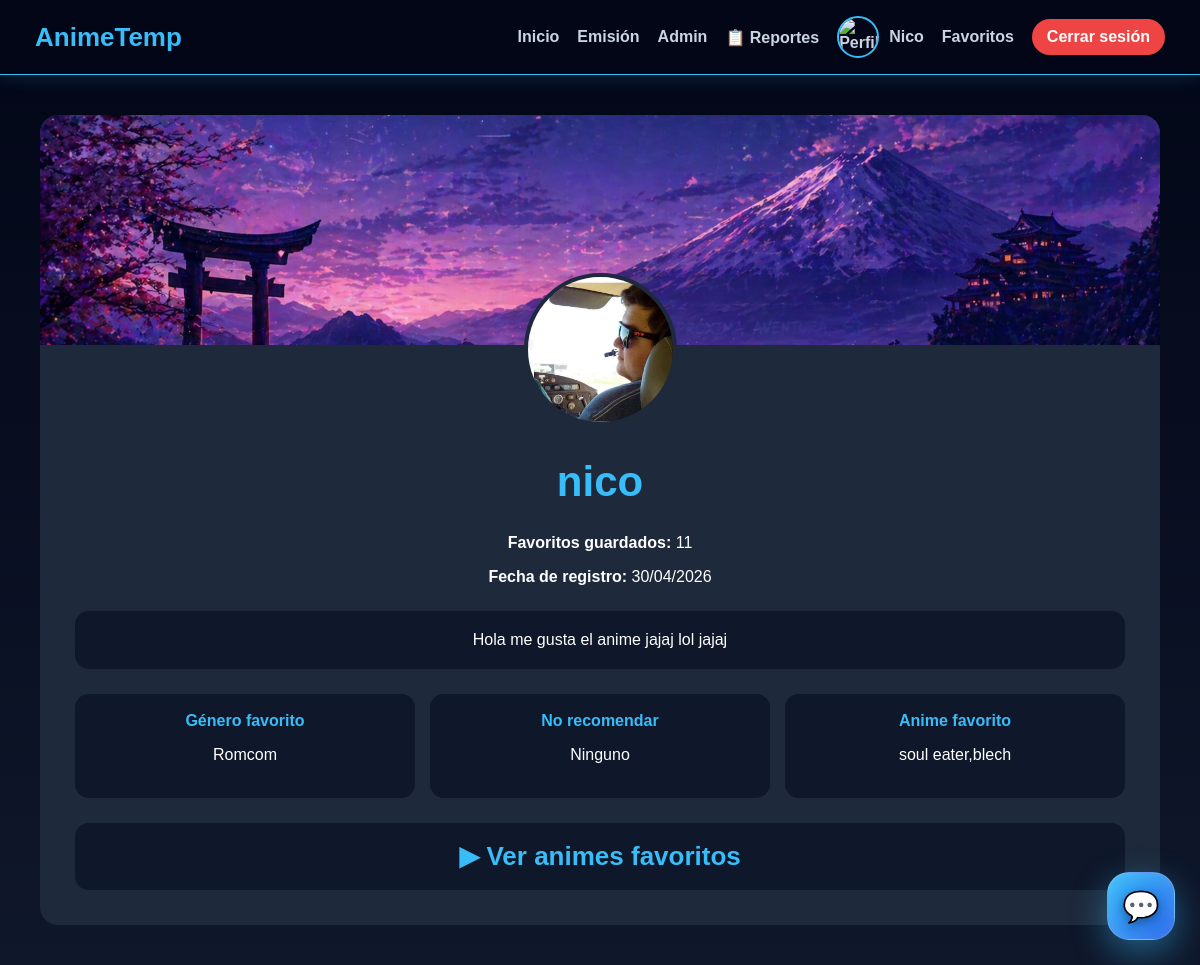
/perfil/2/ (signed in), run on the app's committed database.
### catalogo/models.py (models this page shows, shortened)
class PerfilUsuario(models.Model):
    usuario = models.OneToOneField(User, on_delete=models.CASCADE)
    foto_perfil = models.ImageField(
        upload_to="perfiles/fotos/",
        blank=True,
        null=True
    )
    fondo_perfil = models.ImageField(
        upload_to="perfiles/fondos/",
        blank=True,
        null=True
    )
    bio = models.TextField(blank=True, null=True)
    genero_favorito = models.CharField(
        max_length=100,
        blank=True,
        null=True
    )
    genero_no_recomendado = models.CharField(
        max_length=100,
        blank=True,
        null=True
    )
    anime_favorito = models.CharField(
        max_length=200,
        blank=True,
        null=True
    )
    experiencia = models.IntegerField(default=0)
    nivel = models.IntegerField(default=1)

### catalogo/views.py (the view)
# urls.py: path('perfil/<int:usuario_id>/', views.perfil_publico, name='perfil_publico'),
@login_required
def perfil_publico(request, usuario_id):
    usuario_perfil = get_object_or_404(User, id=usuario_id)
    perfil_usuario, creado = PerfilUsuario.objects.get_or_create(
        usuario=usuario_perfil
    )
    favoritos = Favorito.objects.filter(usuario=usuario_perfil)
    favoritos_count = favoritos.count()
    return render(
        request,
        "catalogo/perfil_publico.html",
        {
            "usuario_perfil": usuario_perfil,
            "perfil_usuario": perfil_usuario,
            "favoritos": favoritos,
            "favoritos_count": favoritos_count,
        },
    )

### catalogo/templates/catalogo/perfil_publico.html (shortened to what this page needs)
{% extends "catalogo/base.html" %}
{% block contenido %}
<div class="perfil-card">
    <div class="perfil-fondo"
        style="background-image: url('{% if perfil_usuario.fondo_perfil %}{{ perfil_usuario.fondo_perfil }}{% else %}https://images.unsplash.com/photo-1528164344705-47542687000d{% endif %}');">
    </div>
    <div class="perfil-info">
        <img class="perfil-avatar"
            src="{% if perfil_usuario.foto_perfil %}{{ perfil_usuario.foto_perfil }}{% else %}https://cdn-icons-png.flaticon.com/512/149/149071.png{% endif %}">
        <h1>{{ usuario_perfil.username }}</h1>
        <p><strong>Favoritos guardados:</strong> {{ favoritos_count }}</p>
        <p><strong>Fecha de registro:</strong> {{ usuario_perfil.date_joined|date:"d/m/Y" }}</p>
        <div class="perfil-bio">
            {{ perfil_usuario.bio|default:"Este usuario todavía no escribió una bio." }}
        </div>
        <div class="perfil-datos">
            <div>
                <strong>Género favorito</strong>
                <p>{{ perfil_usuario.genero_favorito|default:"No definido" }}</p>
            </div>
            <div>
                <strong>No recomendar</strong>
                <p>{{ perfil_usuario.genero_no_recomendado|default:"Ninguno" }}</p>
            </div>
            <div>
                <strong>Anime favorito</strong>
                <p>{{ perfil_usuario.anime_favorito|default:"No definido" }}</p>
            </div>
        </div>
        <button type="button" class="perfil-toggle-btn" onclick="toggleFavoritosPublicos()">
             ▶ Ver animes favoritos
        </button>
    </div>
</div>
{% endblock %}

### catalogo/templates/catalogo/base.html (shortened to what this page needs)
<!DOCTYPE html>
<html lang="es">
{% load static %}
<head>
    <link rel="stylesheet" href="{% static 'css/nexus.css' %}">
</head>
<body>
    <nav class="navbar">
    <div class="logo">
        <a href="{% url 'inicio' %}">AnimeTemp</a>
    </div>
    <div class="nav-links">
        <a href="{% url 'inicio' %}">Inicio</a>
        <a href="{% url 'emision' %}">Emisión</a>
        {% if user.is_staff %}
            <a href="/admin/">Admin</a>
            <a href="{% url 'panel_reportes' %}">📋 Reportes</a>
        {% endif %}
        {% if user.is_authenticated %}
        <a href="{% url 'perfil' %}" class="perfil-link">
        <img src="{% if user.perfilusuario.foto_perfil %}{{ user.perfilusuario.foto_perfil }}{% else %}https://cdn-icons-png.flaticon.com/512/149/149071.png{% endif %}"
        alt="Perfil"
        class="perfil-img">
        <span>{{ user.username }}</span>
        </a>
             <a href="{% url 'favoritos' %}">Favoritos</a>
             <a class="logout-btn" href="{% url 'logout' %}">Cerrar sesión</a>
        {% else %}
             <a href="{% url 'registro' %}">Registro</a>
             <a class="login-btn" href="{% url 'login' %}">Login</a>
        {% endif %}
        </div>
    </nav>
    <main class="main-content">
    {% block contenido %}
    {% endblock %}
    </main>
    {% if user.is_authenticated %}
    <div class="anime-panel-button" onclick="toggleAnimePanel()">
        <div class="nexus-icon">💬</div>
    </div>
    {% endif %}
</body>
</html>

### catalogo/static/css/nexus.css (style rules this page uses)
body { margin: 0; font-family: Arial, sans-serif; background: linear-gradient(to bottom, #020617, #0f172a); color: white; min-height: 100vh; }
.main-content { padding: 40px; max-width: 1400px; margin: auto; }
.navbar { background: #020617; padding: 16px 35px; display: flex; justify-content: space-between; align-items: center; border-bottom: 1px solid #38bdf8; box-shadow: 0 4px 15px rgba(56, 189, 248, 0.15); position: sticky; top: 0; z-index: 999; }
.logo a { color: #38bdf8; font-size: 26px; font-weight: bold; text-decoration: none; }
.nav-links { display: flex; align-items: center; gap: 18px; flex-wrap: wrap; }
.nav-links a, .nav-links span { color: #cbd5e1; text-decoration: none; font-weight: bold; }
.logout-btn { background: #ef4444; color: white !important; padding: 9px 15px; border-radius: 999px; }
.perfil-link { display: flex; align-items: center; gap: 10px; }
.perfil-img, .foto-chat { width: 38px; height: 38px; border-radius: 50%; object-fit: cover; border: 2px solid #38bdf8; }
.anime-panel-button { position: fixed; right: 25px; bottom: 25px; width: 66px; height: 66px; border-radius: 22px; background: linear-gradient(135deg, #38bdf8, #2563eb); color: white; display: flex; justify-content: center; align-items: center; cursor: pointer; z-index: 3000; box-shadow: 0 12px 35px rgba(56, 189, 248, 0.45), inset 0 0 18px rgba(255, 255, 255, 0.18); border: 1px solid rgba(255, 255, 255, 0.25); overflow: visible; transition: 0.25s ease; }
.nexus-icon { font-size: 30px; filter: drop-shadow(0 3px 5px rgba(0, 0, 0, 0.35)); }
.perfil-card { background: #1e293b; border-radius: 18px; overflow: hidden; }
.perfil-fondo { height: 230px; background-size: cover; background-position: center; }
.perfil-info { text-align: center; padding: 0 35px 35px; }
.perfil-avatar { width: 145px; height: 145px; border-radius: 50%; object-fit: cover; border: 4px solid #1e293b; margin-top: -72px; }
.perfil-info h1 { color: #38bdf8; font-size: 42px; }
.perfil-bio { background: #0f172a; padding: 20px; border-radius: 14px; margin: 25px 0; }
.perfil-datos { display: grid; grid-template-columns: repeat(3, 1fr); gap: 15px; }
.perfil-datos div { background: #0f172a; padding: 18px; border-radius: 14px; }
.perfil-datos strong { color: #38bdf8; }
.perfil-toggle-btn { width: 100%; background: #0f172a; color: #38bdf8; border: none; padding: 18px; border-radius: 14px; font-size: 26px; font-weight: bold; cursor: pointer; margin-top: 25px; transition: 0.25s ease; }

### data on the page
PerfilUsuario: fondo_perfil (picture), foto_perfil (picture), bio "Hola me gusta el anime jajaj lol jajaj", genero_favorito "Romcom", genero_no_recomendado "Ninguno", anime_favorito "soul eater,blech"

### other printed values
{{ user.username }} "Nico"
{{ usuario_perfil.username }} "nico"
{{ favoritos_count }} "11"
{{ usuario_perfil.date_joined|date:"d/m/Y" }} "30/04/2026"
